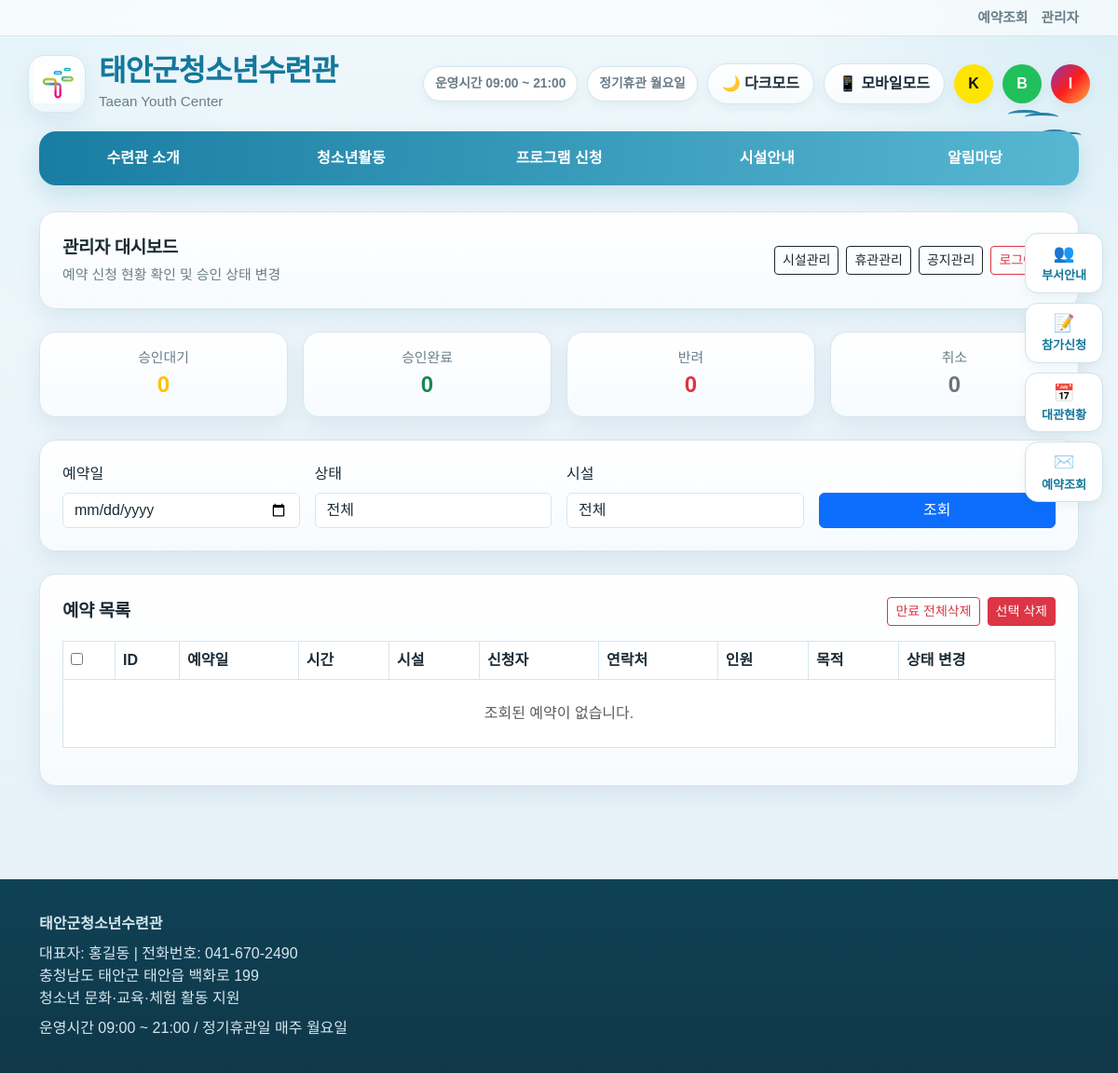
Before: /admin (signed in) with the older database file.
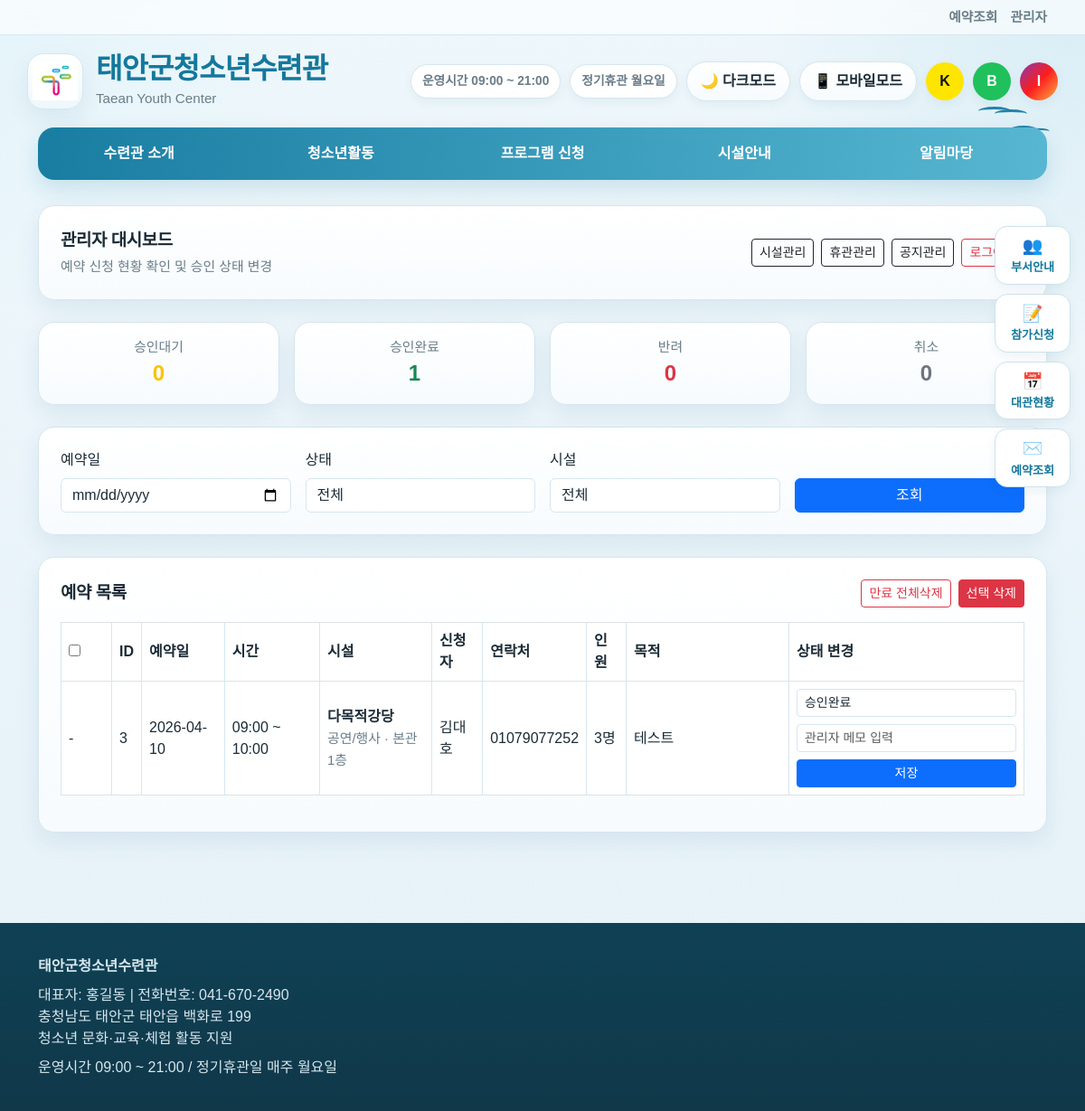
After: the same page with the newer database file.
### tables this page shows
CREATE TABLE reservations (
        id INTEGER PRIMARY KEY AUTOINCREMENT,
        facility_id INTEGER NOT NULL,
        reserve_date TEXT NOT NULL,
        start_hour INTEGER NOT NULL,
        end_hour INTEGER NOT NULL,
        name TEXT NOT NULL,
        phone TEXT NOT NULL,
        org_name TEXT,
        purpose TEXT NOT NULL,
        people_count INTEGER NOT NULL,
        agree_privacy INTEGER NOT NULL DEFAULT 0,
        status TEXT NOT NULL DEFAULT 'PENDING',
        admin_memo TEXT DEFAULT '',
        created_at TEXT NOT NULL,
        FOREIGN KEY (facility_id) REFERENCES facilities(id)
    );

CREATE TABLE facilities (
        id INTEGER PRIMARY KEY AUTOINCREMENT,
        name TEXT NOT NULL,
        category TEXT NOT NULL,
        location TEXT NOT NULL,
        capacity INTEGER NOT NULL,
        description TEXT,
        equipment TEXT,
        notice TEXT,
        image TEXT DEFAULT '',
        is_active INTEGER NOT NULL DEFAULT 1
    );

### app.py (the view)
@app.route("/admin")
def admin_dashboard():
    if not require_admin():
        return redirect(url_for("admin_login"))
    q_date = request.args.get("date", "").strip()
    q_status = request.args.get("status", "").strip()
    q_facility = request.args.get("facility_id", "").strip()
    sql = """
        SELECT r.*, f.name AS facility_name, f.location, f.category
        FROM reservations r
        JOIN facilities f ON r.facility_id = f.id
        WHERE 1=1
    """
    params = []
    if q_date:
        sql += " AND r.reserve_date = ?"
        params.append(q_date)
    if q_status:
        sql += " AND r.status = ?"
        params.append(q_status)
    if q_facility:
        sql += " AND r.facility_id = ?"
        params.append(q_facility)
    sql += """
        ORDER BY
            CASE r.status
                WHEN 'PENDING' THEN 1
                WHEN 'APPROVED' THEN 2
                WHEN 'REJECTED' THEN 3
                WHEN 'CANCELLED' THEN 4
                ELSE 5
            END,
            r.reserve_date ASC,
            r.start_hour ASC
    """
    db = get_db()
    rows = db.execute(sql, params).fetchall()
    counts = get_summary_counts()
    facilities = get_facilities(active_only=False)
    return render_template(
        "admin_dashboard.html",
        rows=rows,
        counts=counts,
        q_date=q_date,
        q_status=q_status,
        q_facility=q_facility,
        facilities=facilities,
        hour_range_label=hour_range_label
    )

### app.py (called while the page is built)
def get_db():
    if "db" not in g:
        g.db = sqlite3.connect(DB_PATH)
        g.db.row_factory = sqlite3.Row
    return g.db

def hour_range_label(start_hour: int, end_hour: int) -> str:
    return f"{start_hour:02d}:00 ~ {end_hour:02d}:00"

def is_expired_reservation(reserve_date_str: str, end_hour: int) -> bool:
    try:
        reserve_dt = datetime.strptime(reserve_date_str, "%Y-%m-%d").date()
    except:
        return False
    now = datetime.now()
    today = now.date()
    current_hour = now.hour
    if reserve_dt < today:
        return True
    if reserve_dt == today and end_hour <= current_hour:
        return True
    return False

def require_admin():
    return session.get("admin")

def get_facilities(active_only=True):
    db = get_db()
    sql = "SELECT * FROM facilities"
    if active_only:
        sql += " WHERE is_active = 1"
    sql += " ORDER BY id"
    return db.execute(sql).fetchall()

def get_summary_counts():
    db = get_db()
    rows = db.execute("""
        SELECT status, COUNT(*) AS cnt
        FROM reservations
        GROUP BY status
    """).fetchall()
    counts = {"PENDING": 0, "APPROVED": 0, "REJECTED": 0, "CANCELLED": 0}
    for r in rows:
        counts[r["status"]] = r["cnt"]
    return counts

@app.context_processor
def inject_globals():
    today = date.today()
    max_date = today + timedelta(days=ADVANCE_BOOKING_DAYS)
    return {
        "STATUS_KR": STATUS_KR,
        "OPEN_HOUR": OPEN_HOUR,
        "CLOSE_HOUR": CLOSE_HOUR,
        "today": today.isoformat(),
        "today_obj": today,
        "max_date": max_date.isoformat(),
        "MAX_HOURS_PER_BOOKING": MAX_HOURS_PER_BOOKING,
        "ADVANCE_BOOKING_DAYS": ADVANCE_BOOKING_DAYS,
        "CANCEL_DEADLINE_DAYS": CANCEL_DEADLINE_DAYS,
        "WEEKLY_CLOSED_WEEKDAY": WEEKLY_CLOSED_WEEKDAY,
        "is_expired_reservation": is_expired_reservation
    }

### templates/admin_dashboard.html (shortened to what this page needs)
{% extends "base.html" %}
{% block content %}
<div class="card-box p-4 mb-4">
    <div class="d-flex justify-content-between align-items-center flex-wrap gap-2">
        <div>
            <div class="section-title mb-1">관리자 대시보드</div>
            <div class="small-muted">예약 신청 현황 확인 및 승인 상태 변경</div>
        </div>
        <div class="d-flex gap-2 flex-wrap">
            <a href="{{ url_for('admin_facilities') }}" class="btn btn-outline-dark btn-sm">시설관리</a>
            <a href="{{ url_for('admin_closures') }}" class="btn btn-outline-dark btn-sm">휴관관리</a>
            <a href="{{ url_for('admin_notices') }}" class="btn btn-outline-dark btn-sm">공지관리</a>
            <a href="{{ url_for('admin_logout') }}" class="btn btn-outline-danger btn-sm">로그아웃</a>
        </div>
    </div>
</div>
<div class="row g-3 mb-4">
    <div class="col-md-3">
        <div class="card-box p-3 text-center">
            <div class="small-muted">승인대기</div>
            <div class="fs-4 fw-bold text-warning">{{ counts["PENDING"] }}</div>
        </div>
    </div>
    <div class="col-md-3">
        <div class="card-box p-3 text-center">
            <div class="small-muted">승인완료</div>
            <div class="fs-4 fw-bold text-success">{{ counts["APPROVED"] }}</div>
        </div>
    </div>
    <div class="col-md-3">
        <div class="card-box p-3 text-center">
            <div class="small-muted">반려</div>
            <div class="fs-4 fw-bold text-danger">{{ counts["REJECTED"] }}</div>
        </div>
    </div>
    <div class="col-md-3">
        <div class="card-box p-3 text-center">
            <div class="small-muted">취소</div>
            <div class="fs-4 fw-bold text-secondary">{{ counts["CANCELLED"] }}</div>
        </div>
    </div>
</div>
<div class="card-box p-4 mb-4">
    <form method="get" class="row g-3 align-items-end">
        <div class="col-md-3">
            <label class="form-label">예약일</label>
            <input type="date" name="date" class="form-control" value="{{ q_date }}">
        </div>
        <div class="col-md-3">
            <label class="form-label">상태</label>
            <select name="status" class="form-select">
                <option value="">전체</option>
            </select>
        </div>
        <div class="col-md-3">
            <label class="form-label">시설</label>
            <select name="facility_id" class="form-select">
                <option value="">전체</option>
            </select>
        </div>
        <div class="col-md-3">
            <button class="btn btn-primary w-100">조회</button>
        </div>
    </form>
</div>
<div class="card-box p-4">
    <div class="d-flex justify-content-between align-items-center flex-wrap gap-2 mb-3">
        <div class="section-title mb-0">예약 목록</div>
        <div class="d-flex gap-2 flex-wrap">
            <form method="post" action="{{ url_for('admin_delete_all_expired_reservations') }}"
                  onsubmit="return confirm('만료된 예약을 전체 삭제할까요?');">
                <button class="btn btn-outline-danger btn-sm">만료 전체삭제</button>
            </form>
            <form method="post" action="{{ url_for('admin_delete_selected_reservations') }}"
                  id="deleteSelectedForm"
                  onsubmit="return confirmDeleteSelected();">
                <button type="submit" class="btn btn-danger btn-sm">선택 삭제</button>
            </form>
        </div>
    </div>
    <div class="table-responsive">
        <table class="table table-bordered align-middle">
            <thead>
                <tr>
                    <th style="width:56px;">
                        <input type="checkbox" id="checkAllExpired">
                    </th>
                    <th>ID</th>
                    <th>예약일</th>
                    <th>시간</th>
                    <th>시설</th>
                    <th>신청자</th>
                    <th>연락처</th>
                    <th>인원</th>
                    <th>목적</th>
                    <th>상태 변경</th>
                </tr>
            </thead>
            <tbody>
                {% if rows %}
                    {% for r in rows %}
                    {% set expired = is_expired_reservation(r.reserve_date, r.end_hour) %}
                    <tr {% if expired %}style="background:#fff8f1;"{% endif %}>
                        <td>
                            {% if expired %}
                                <input
                                    type="checkbox"
                                    class="expired-check"
                                    value="{{ r.id }}"
                                >
                            {% else %}
                                -
                            {% endif %}
                        </td>
                        <td>{{ r.id }}</td>
                        <td>
                            {{ r.reserve_date }}
                        </td>
                        <td>{{ hour_range_label(r.start_hour, r.end_hour) }}</td>
                        <td>
                            <strong>{{ r.facility_name }}</strong><br>
                            <span class="small-muted">{{ r.category }} · {{ r.location }}</span>
                        </td>
                        <td>
                            {{ r.name }}
                        </td>
                        <td>{{ r.phone }}</td>
                        <td>{{ r.people_count }}명</td>
                        <td style="min-width:180px;">{{ r.purpose }}</td>
                        <td style="min-width:260px;">
                            <form method="post" action="{{ url_for('admin_update_reservation', reservation_id=r.id) }}" class="d-grid gap-2">
                                <select name="status" class="form-select form-select-sm">
                                    <option value="APPROVED" {% if r.status == "APPROVED" %}selected{% endif %}>승인완료</option>
                                </select>
                                <input
                                    type="text"
                                    name="admin_memo"
                                    value="{{ r.admin_memo }}"
                                    class="form-control form-control-sm"
                                    placeholder="관리자 메모 입력"
                                >
                                <button class="btn btn-sm btn-primary">저장</button>
                            </form>
                        </td>
                    </tr>
                    {% endfor %}
                {% else %}
                    <tr>
                        <td colspan="10" class="text-center py-4 text-muted">조회된 예약이 없습니다.</td>
                    </tr>
                {% endif %}
            </tbody>
        </table>
    </div>
</div>
{% endblock %}

### templates/base.html (shortened to what this page needs)
<!doctype html>
<html lang="ko" data-theme="light">
<head>
    <link href="https://cdn.jsdelivr.net/npm/bootstrap@5.3.3/dist/css/bootstrap.min.css" rel="stylesheet">
</head>
<body class="{% block body_class %}{% endblock %}">
    <div class="theme-floating seagull-wrap">
        <div class="seagull s1"></div>
        <div class="seagull s2"></div>
        <div class="seagull s3"></div>
    </div>
    <div class="topbar">
        <div class="container d-flex justify-content-end py-2">
            <a href="{{ url_for('my_reservations') }}">예약조회</a>
            <a href="{{ url_for('admin_login') }}">관리자</a>
        </div>
    </div>
    <header class="site-header">
        <div class="container brand-wrap">
            <div class="brand-left">
                <a href="{{ url_for('home') }}" class="brand-link">
                    <div class="mark-shell">
                        <img
                            src="{{ url_for('static', filename='taean-mark.png') }}"
                            alt="태안군 마크"
                            class="taean-mark"
                            onerror="this.style.display='none'; this.nextElementSibling.style.display='flex';"
                        >
                    </div>
                    <div>
                        <div class="brand-logo">태안군청소년수련관</div>
                        <div class="brand-sub">Taean Youth Center</div>
                    </div>
                </a>
            </div>
            <div class="header-right">
                <span class="mini-badge">운영시간 09:00 ~ 21:00</span>
                <span class="mini-badge">정기휴관 월요일</span>
                <button type="button" class="theme-toggle" id="themeToggle">🌙 다크모드</button>
                <button type="button" class="theme-toggle" id="mobileToggle">📱 모바일모드</button>
                <div class="sns-wrap">
                    <a href="https://open.kakao.com/o/gYRua6fi" target="_blank" class="sns-icon sns-kakao" title="오픈카카오톡">K</a>
                    <a href="https://band.us/n/a0a5Afs8l861R" target="_blank" class="sns-icon sns-band" title="밴드">B</a>
                    <a href="https://www.instagram.com/taean_cjungus/" target="_blank" class="sns-icon sns-insta" title="인스타그램">I</a>
                </div>
            </div>
        </div>
    </header>
    <nav class="container gnb-wrap">
        <div class="gnb">
            <div class="gnb-menu">
                <div class="gnb-item">
                    <div class="gnb-main">수련관 소개</div>
                </div>
                <div class="gnb-item">
                    <div class="gnb-main">청소년활동</div>
                </div>
                <div class="gnb-item">
                    <div class="gnb-main">프로그램 신청</div>
                </div>
                <div class="gnb-item">
                    <div class="gnb-main">시설안내</div>
                </div>
                <div class="gnb-item">
                    <div class="gnb-main">알림마당</div>
                </div>
            </div>
        </div>
    </nav>
    <div class="right-fixed-menu">
        <a href="{{ url_for('notices') }}"><span class="icon">👥</span>부서안내</a>
        <a href="{{ url_for('reserve_page') }}"><span class="icon">📝</span>참가신청</a>
        <a href="{{ url_for('calendar_view') }}"><span class="icon">📅</span>대관현황</a>
        <a href="{{ url_for('my_reservations') }}"><span class="icon">✉️</span>예약조회</a>
    </div>
    <main class="main-container">
        <div class="container">
            {% block content %}{% endblock %}
        </div>
    </main>
    <footer class="footer">
        <div class="container">
            <div class="fw-bold mb-2">태안군청소년수련관</div>
            <div>대표자: 홍길동 | 전화번호: 041-670-2490</div>
            <div>충청남도 태안군 태안읍 백화로 199</div>
            <div>청소년 문화·교육·체험 활동 지원</div>
            <div class="mt-2">운영시간 09:00 ~ 21:00 / 정기휴관일 매주 월요일</div>
        </div>
    </footer>
</body>
</html>

Changed rows visible on the page:
added reservations: id "3", reserve_date "2026-04-10", start_hour+end_hour "09:00 ~ 10:00", facility_name "다목적강당", category "공연/행사", location "본관 1층", name "김대호", phone "01079077252", people_count "3", purpose "테스트", status "승인완료"
Other visible differences:
{{ counts["APPROVED"] }}: "0" → "1"
text no longer shown: "조회된 예약이 없습니다."
